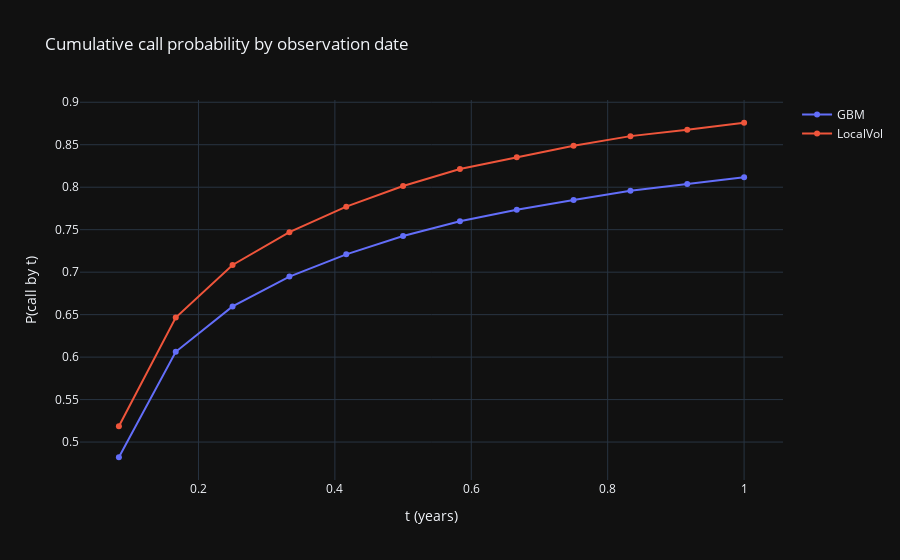

Notebook code cell kept with this figure:
### Code cell
# Call probability by date
g_gbm = call_prob_by_date(bundle["diag_gbm"], spec)
g_lv  = call_prob_by_date(bundle["diag_lv"],  spec)

fig_call = go.Figure()
fig_call.add_trace(go.Scatter(x=g_gbm["t"], y=g_gbm["p_call_by_t"], mode="lines+markers", name="GBM"))
fig_call.add_trace(go.Scatter(x=g_lv["t"],  y=g_lv["p_call_by_t"],  mode="lines+markers", name="LocalVol"))
fig_call.update_layout(template="plotly_dark", title="Cumulative call probability by observation date",
                       xaxis_title="t (years)", yaxis_title="P(call by t)")
fig_call.show()
fig_call.write_html(ASSETS_DIR / "p11_ultimate_call_probability.html")

### Figure 1 — Plotly figure (JSON) as saved in the notebook; plotly's stock layout.template omitted (floating-point values rounded to 4 significant figures)
{"data": [{"mode": "lines+markers", "name": "GBM", "type": "scatter", "x": [0.08333, 0.1667, 0.25, 0.3333, 0.4167, 0.5, 0.5833, 0.6667, 0.75, 0.8333, 0.9167, 1], "y": [0.4821, 0.6063, 0.6596, 0.6947, 0.721, 0.7426, 0.7599, 0.7734, 0.785, 0.7959, 0.8039, 0.8116]}, {"mode": "lines+markers", "name": "LocalVol", "type": "scatter", "x": [0.08333, 0.1667, 0.25, 0.3333, 0.4167, 0.5, 0.5833, 0.6667, 0.75, 0.8333, 0.9167, 1], "y": [0.5186, 0.6465, 0.7085, 0.7471, 0.7771, 0.8014, 0.8214, 0.8354, 0.8489, 0.8601, 0.8675, 0.8759]}], "layout": {"title": {"text": "Cumulative call probability by observation date"}, "xaxis": {"title": {"text": "t (years)"}}, "yaxis": {"title": {"text": "P(call by t)"}}}}
